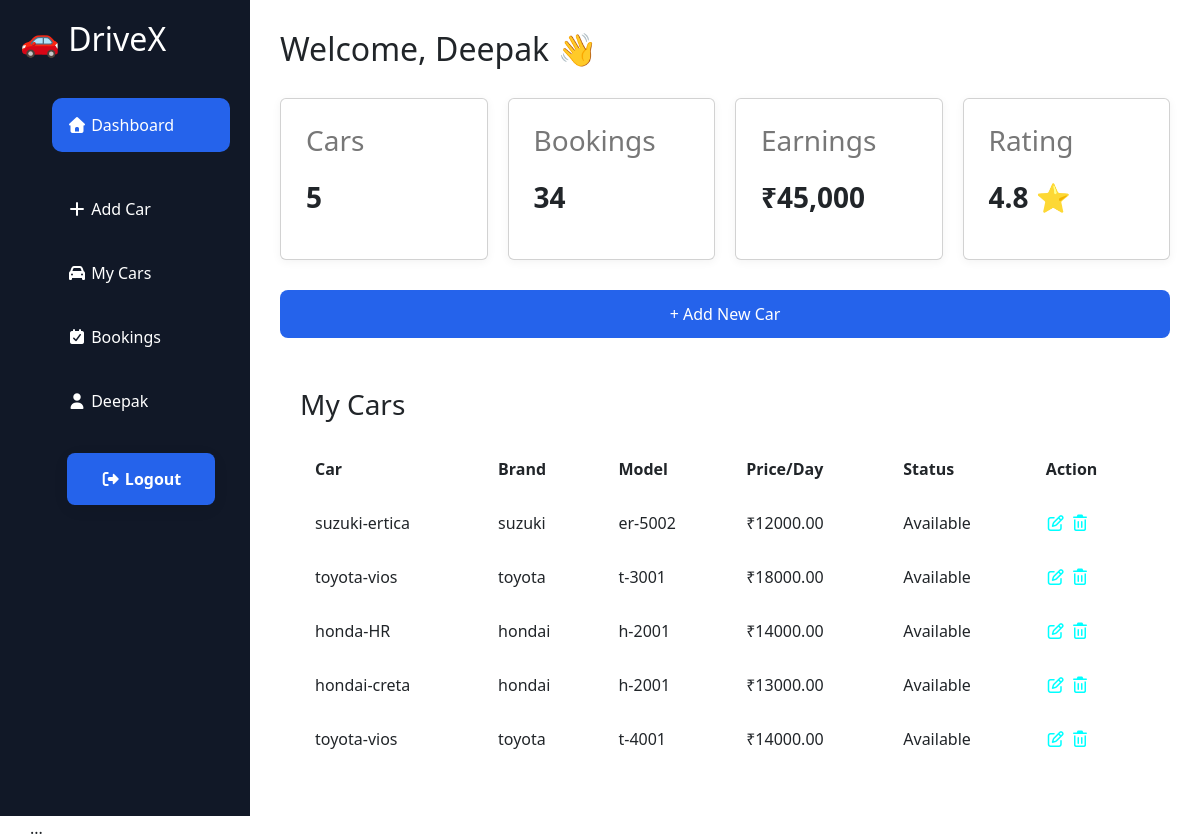
/myaddminpanel/vendor-profile/ (signed in), run on the app's committed database.
### myaddminpanel/models.py (models this page shows, shortened)
class VendorLogin(models.Model):
    username = models.CharField(max_length=150)
    email = models.EmailField(max_length=254, unique=True)
    phno= models.CharField(max_length=15)
    profile_pic = models.ImageField(upload_to='profile_pics/', blank=True, null=True)
    password = models.CharField(max_length=128)
    created_at = models.DateTimeField(auto_now_add=True)
    def __str__(self):
        return self.email

class Car(models.Model):
    TRANSMISSION_CHOICES = [
        ('Manual', 'Manual'),
        ('Automatic', 'Automatic'),
    ]
    FUEL_CHOICES = [
        ('Petrol', 'Petrol'),
        ('Diesel', 'Diesel'),
        ('CNG', 'CNG'),
        ('Electric', 'Electric'),
        ('Hybrid', 'Hybrid'),
    ]
    STATUS_CHOICES = [
        ('Available', 'Available'),
        ('Booked', 'Booked'),
        ('Maintenance', 'Maintenance'),
    ]
    vendor = models.ForeignKey(
        VendorLogin,
        on_delete=models.CASCADE,
        related_name='cars'
    )
    car_name = models.CharField(max_length=100, blank=True, null=True)
    brand = models.CharField(max_length=100, blank=True, null=True)
    model = models.CharField(max_length=100, blank=True, null=True)
    year = models.PositiveIntegerField(blank=True, null=True)
    city = models.CharField(max_length=100, blank=True, null=True)
    pickup_location = models.CharField(max_length=200, blank=True, null=True)
    rent_per_day = models.DecimalField(max_digits=10, decimal_places=2, blank=True, null=True)
    fuel_type = models.CharField(
        max_length=20,
        choices=FUEL_CHOICES
    )
    transmission = models.CharField(
        max_length=20,
        choices=TRANSMISSION_CHOICES
    )
    seats = models.PositiveIntegerField(default=4)
    mileage = models.PositiveIntegerField(default=0)
    ac = models.BooleanField(default=True)
    power_steering = models.BooleanField(default=True)
    power_windows = models.BooleanField(default=True)
    music_system = models.BooleanField(default=False)
    airbags = models.BooleanField(default=True)
    gps = models.BooleanField(default=False)
    image = models.ImageField(
        upload_to='cars/',
        blank=True,
        null=True
    )
    status = models.CharField(
        max_length=20,
        choices=STATUS_CHOICES,
        default='Available'
    )
    description = models.TextField(
        blank=True,
        null=True
    )
    driver = models.ForeignKey(
        Driver,
        on_delete=models.SET_NULL,
        null=True,
        blank=True
    )
    created_at = models.DateTimeField(auto_now_add=True)

### myaddminpanel/views.py (the view)
# urls.py: path('vendor-profile/', vendor_profile, name='vendor-profile'),
def vendor_profile(request):
    vendor_id = request.session.get("vendor_id")
    print("Session Vendor ID:", vendor_id)
    if not vendor_id:
        return redirect("login_1")
    vendor = VendorLogin.objects.get(id=vendor_id)
    print("Current Vendor ID:", vendor.id)
    print("Current Vendor:", vendor)
    cars_count = Car.objects.filter(vendor=vendor).count()
    cars = Car.objects.filter(vendor=vendor)
    return render(
        request,
        "vendorProfile.html",
        {"vendor": vendor, "cars": cars, "cars_count": cars_count},
    )

### myaddminpanel/templates/vendorProfile.html (shortened to what this page needs)
{% extends 'base_1.html' %}
{% block css %}
  <link href="https://cdn.jsdelivr.net/npm/bootstrap@5.3.8/dist/css/bootstrap.min.css" rel="stylesheet" />
{% endblock %}
{% block content %}
  <section class="vendor-profile-sec">
    <div class="container-1">
      {% include 'sidebar.html' %}
      <div class="main">
        <div class="topbar">
          {% if request.session.vendor_name %}
            <h2>Welcome, {{ request.session.vendor_name|title }} 👋</h2>
          {% else %}
            <h2>Welcome, Guest 👋</h2>
          {% endif %}
        </div>
        <div class="stats">
          <div class="card">
            <h3>Cars</h3>
            {% if cars_count is not None %}
              <p>{{ cars_count }}</p>
            {% else %}
              <p>0</p>
            {% endif %}
          </div>
          <div class="card">
            <h3>Bookings</h3>
            <p>34</p>
          </div>
          <div class="card">
            <h3>Earnings</h3>
            <p>₹45,000</p>
          </div>
          <div class="card">
            <h3>Rating</h3>
            <p>4.8 ⭐</p>
          </div>
        </div>
        <div class="add-car">
          <button>+ Add New Car</button>
        </div>
        <div class="cars">
          <h3>My Cars</h3>
          <table>
            <tr>
              <th>Car</th>
              <th>Brand</th>
              <th>Model</th>
              <th>Price/Day</th>
              <th>Status</th>
              <th>Action</th>
            </tr>
            {% for car in cars %}
              <tr>
                <td>{{ car.car_name }}</td>
                <td>{{ car.brand }}</td>
                <td>{{ car.model }}</td>
                <td>₹{{ car.rent_per_day }}</td>
                <td>{{ car.status }}</td>
                <td>
                  <a href="{% url 'updateDriver' car.id %}" style="background-color: white; color: aqua; cursor: pointer;"><i class="fa-regular fa-pen-to-square"></i></a>
                  <a href="#" style="background-color: white; color: aqua; cursor: pointer;"><i class="fa-regular fa-trash-can"></i></a>
                </td>
              </tr>
            {% empty %}
              <tr>
                <td colspan="6">No Cars Found</td>
              </tr>
            {% endfor %}
          </table>
        </div>
      </div>
    </div>
  </section>
  <div class="modal-dialog modal-xl">...</div>
  <link rel="stylesheet" href="https://cdnjs.cloudflare.com/ajax/libs/font-awesome/7.0.1/css/all.min.css" />
{% endblock %}

### myaddminpanel/templates/sidebar.html (shortened to what this page needs)
<div class="sidebar">
  <div class="logo">
    <h2>🚗 DriveX</h2>
  </div>
  <ul>
    <li class="active">
      <a href="{% url 'vendor-profile' %}"  style="text-decoration: none; color: inherit;">
      <i class="fa-solid fa-house"></i>
      Dashboard
      </a>
    </li>
    <li class="add-car">
      <a href="{% url 'add_driver' %}" style="text-decoration: none; color: inherit;">
        <i class="fa-solid fa-plus"></i>
        Add Car
      </a>
    </li>
    <li>
    <a href="{% url 'vendor-profile'%}" style="text-decoration: none; color: inherit;">
      <i class="fa-solid fa-car"></i>
      My Cars
    </a>
    </li>
    <li>
      <a href="{% url 'book_history' %}" style="text-decoration: none; color: inherit;">
      <i class="fa-solid fa-calendar-check"></i>
      Bookings
      </a>
    </li>
    <li>
      <i class="fa-solid fa-user"></i>
      {% if request.session.vendor_name %}
        {{ request.session.vendor_name|title }}
      {% else %}
        Profile
      {% endif %}
    </li>
    <li>
      <form method="POST" action="{% url 'logout_1' %}" style="margin: 0; padding: 0;">
        <button type="submit">
          <i class="fa-solid fa-right-from-bracket"></i>
          Logout
        </button>
      </form>
    </li>
  </ul>
</div>

### myaddminpanel/static/css/style_1.css (style rules this page uses)
* { margin:0; padding:0; box-sizing:border-box; font-family:'Segoe UI',sans-serif; }
button { width:100%; padding:15px; border:none; border-radius:10px; background:#2563eb; color:white; font-size:1rem; cursor:pointer; transition:.3s; }
.container-1 { display:flex; min-height:100vh; }
.sidebar { width:250px; background:#111827; color:white; padding:20px; }
.logo { margin-bottom:40px; }
.sidebar ul { list-style:none; }
.sidebar li { padding:15px; margin-bottom:10px; border-radius:10px; cursor:pointer; }
.sidebar li:hover, .active { background:#2563eb; }
.main { flex:1; padding:30px; }
.topbar { margin-bottom:30px; }
.stats { display:grid; grid-template-columns:repeat(4,1fr); gap:20px; }
.card { background:white; padding:25px; border-radius:15px; box-shadow:0 2px 10px rgba(0,0,0,.05); }
.card h3 { color:#777; }
.card p { margin-top:10px; font-size:28px; font-weight:bold; }
.add-car { margin:30px 0; }
.add-car button { background:#2563eb; color:white; border:none; padding:12px 20px; border-radius:8px; cursor:pointer; }
.cars { background:white; padding:20px; border-radius:15px; }
table { width:100%; margin-top:20px; border-collapse:collapse; }
th, td { padding:15px; text-align:left; border-bottom:1px solid #eee; }
.container-1 form { flex: 1; max-width: 900px; margin: 30px auto; padding: 30px; background: #fff; border-radius: 12px; box-shadow: 0 4px 15px rgba(0,0,0,0.08); display: grid; grid-template-columns: repeat(2, 1fr); gap: 18px; }
.container-1 form button { grid-column: 1 / -1; padding: 14px; border: none; border-radius: 8px; background: #2563eb; color: white; font-size: 16px; font-weight: 600; cursor: pointer; transition: 0.3s; }

### data on the page
VendorLogin: session.vendor_name "Deepak"
Car: car_name "suzuki-ertica", brand "suzuki", model "er-5002", rent_per_day "12000.00", status "Available"
Car: car_name "toyota-vios", brand "toyota", model "t-3001", rent_per_day "18000.00", status "Available"
Car: car_name "honda-HR", brand "hondai", model "h-2001", rent_per_day "14000.00", status "Available"
Car: car_name "hondai-creta", brand "hondai", model "h-2001", rent_per_day "13000.00", status "Available"
Car: car_name "toyota-vios", brand "toyota", model "t-4001", rent_per_day "14000.00", status "Available"

### other printed values
{{ cars_count }} "5"
